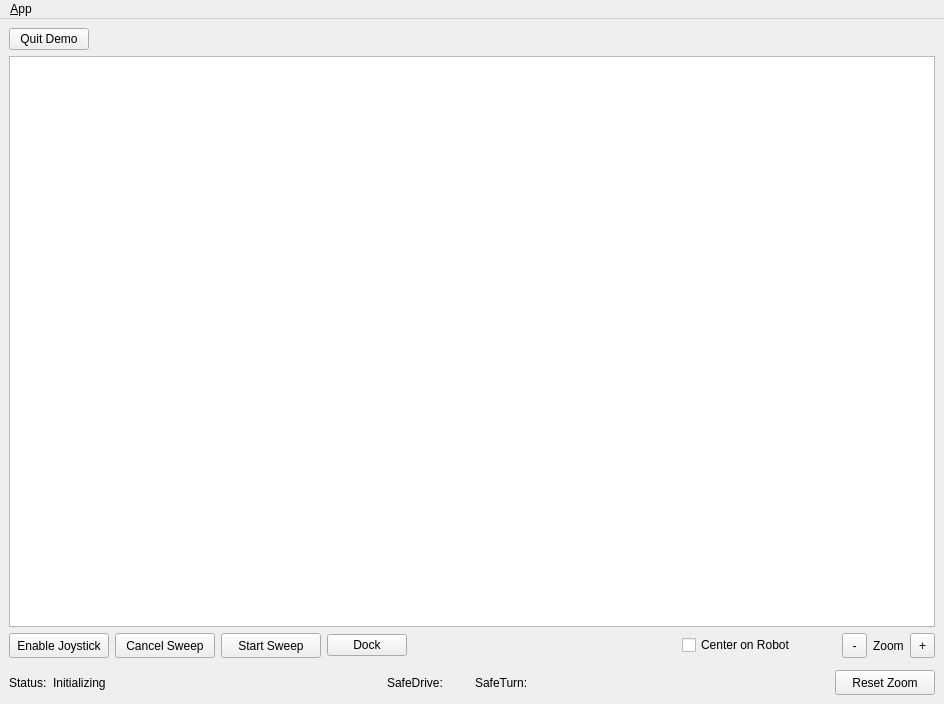
<?xml version="1.0" encoding="UTF-8"?>
<ui version="4.0">
 <class>DemoWindowDesign</class>
 <widget class="QMainWindow" name="DemoWindowDesign">
  <property name="geometry">
   <rect>
    <x>0</x>
    <y>0</y>
    <width>944</width>
    <height>704</height>
   </rect>
  </property>
  <property name="windowTitle">
   <string>Alpha Sweep</string>
  </property>
  <property name="windowIcon">
   <iconset resource="../resources/images.qrc">
    <normaloff>:/images/icon.png</normaloff>:/images/icon.png</iconset>
  </property>
  <property name="locale">
   <locale language="English" country="Australia"/>
  </property>
  <widget class="QWidget" name="centralwidget">
   <layout class="QHBoxLayout">
    <item>
     <layout class="QVBoxLayout" name="verticalLayout_3">
      <item>
       <layout class="QHBoxLayout" name="horizontalLayout_2">
        <property name="topMargin">
         <number>0</number>
        </property>
        <item>
         <widget class="QPushButton" name="quitButton">
          <property name="text">
           <string>Quit Demo</string>
          </property>
         </widget>
        </item>
        <item>
         <spacer name="horizontalSpacer_3">
          <property name="orientation">
           <enum>Qt::Horizontal</enum>
          </property>
          <property name="sizeHint" stdset="0">
           <size>
            <width>40</width>
            <height>20</height>
           </size>
          </property>
         </spacer>
        </item>
       </layout>
      </item>
      <item>
       <layout class="QHBoxLayout" name="horizontalLayout_3">
        <property name="topMargin">
         <number>0</number>
        </property>
        <item>
         <widget class="ZoomView" name="graphicsView"/>
        </item>
       </layout>
      </item>
      <item>
       <layout class="QHBoxLayout" name="horizontalLayout_6">
        <property name="topMargin">
         <number>0</number>
        </property>
        <item>
         <widget class="QPushButton" name="joyButton">
          <property name="minimumSize">
           <size>
            <width>100</width>
            <height>25</height>
           </size>
          </property>
          <property name="text">
           <string>Enable Joystick</string>
          </property>
         </widget>
        </item>
        <item>
         <widget class="QPushButton" name="cancelButton">
          <property name="minimumSize">
           <size>
            <width>100</width>
            <height>25</height>
           </size>
          </property>
          <property name="text">
           <string>Cancel Sweep</string>
          </property>
         </widget>
        </item>
        <item>
         <widget class="QPushButton" name="startButton">
          <property name="minimumSize">
           <size>
            <width>100</width>
            <height>25</height>
           </size>
          </property>
          <property name="text">
           <string>Start Sweep</string>
          </property>
         </widget>
        </item>
        <item>
         <widget class="QPushButton" name="dockButton">
          <property name="text">
           <string>Dock</string>
          </property>
         </widget>
        </item>
        <item>
         <spacer name="horizontalSpacer_2">
          <property name="orientation">
           <enum>Qt::Horizontal</enum>
          </property>
          <property name="sizeType">
           <enum>QSizePolicy::MinimumExpanding</enum>
          </property>
          <property name="sizeHint" stdset="0">
           <size>
            <width>10</width>
            <height>20</height>
           </size>
          </property>
         </spacer>
        </item>
        <item>
         <widget class="QCheckBox" name="centerBox">
          <property name="text">
           <string>Center on Robot</string>
          </property>
         </widget>
        </item>
        <item>
         <spacer name="horizontalSpacer">
          <property name="orientation">
           <enum>Qt::Horizontal</enum>
          </property>
          <property name="sizeType">
           <enum>QSizePolicy::Fixed</enum>
          </property>
          <property name="sizeHint" stdset="0">
           <size>
            <width>40</width>
            <height>20</height>
           </size>
          </property>
         </spacer>
        </item>
        <item>
         <widget class="QToolButton" name="zMinusButton">
          <property name="minimumSize">
           <size>
            <width>25</width>
            <height>25</height>
           </size>
          </property>
          <property name="text">
           <string>-</string>
          </property>
         </widget>
        </item>
        <item>
         <widget class="QLabel" name="zoomLabel">
          <property name="text">
           <string>Zoom</string>
          </property>
         </widget>
        </item>
        <item>
         <widget class="QToolButton" name="zPlusButton">
          <property name="minimumSize">
           <size>
            <width>25</width>
            <height>25</height>
           </size>
          </property>
          <property name="text">
           <string>+</string>
          </property>
         </widget>
        </item>
       </layout>
      </item>
      <item>
       <layout class="QHBoxLayout" name="horizontalLayout">
        <property name="topMargin">
         <number>6</number>
        </property>
        <item>
         <widget class="QLabel" name="label">
          <property name="text">
           <string>Status:</string>
          </property>
         </widget>
        </item>
        <item>
         <widget class="QLabel" name="statusDisplay">
          <property name="text">
           <string>Initializing</string>
          </property>
         </widget>
        </item>
        <item>
         <spacer name="horizontalSpacer_4">
          <property name="orientation">
           <enum>Qt::Horizontal</enum>
          </property>
          <property name="sizeHint" stdset="0">
           <size>
            <width>40</width>
            <height>20</height>
           </size>
          </property>
         </spacer>
        </item>
        <item>
         <widget class="QLabel" name="sdLabel_2">
          <property name="text">
           <string>SafeDrive:</string>
          </property>
         </widget>
        </item>
        <item>
         <widget class="LedWidget" name="sdWidget" native="true">
          <property name="minimumSize">
           <size>
            <width>20</width>
            <height>20</height>
           </size>
          </property>
         </widget>
        </item>
        <item>
         <widget class="QLabel" name="sdLabel">
          <property name="text">
           <string>SafeTurn:</string>
          </property>
         </widget>
        </item>
        <item>
         <widget class="LedWidget" name="stWidget" native="true">
          <property name="minimumSize">
           <size>
            <width>20</width>
            <height>20</height>
           </size>
          </property>
         </widget>
        </item>
        <item>
         <spacer name="horizontalSpacer_5">
          <property name="orientation">
           <enum>Qt::Horizontal</enum>
          </property>
          <property name="sizeHint" stdset="0">
           <size>
            <width>40</width>
            <height>20</height>
           </size>
          </property>
         </spacer>
        </item>
        <item>
         <widget class="QPushButton" name="zoomResetButton">
          <property name="minimumSize">
           <size>
            <width>100</width>
            <height>25</height>
           </size>
          </property>
          <property name="text">
           <string>Reset Zoom</string>
          </property>
          <property name="autoDefault">
           <bool>false</bool>
          </property>
          <property name="default">
           <bool>false</bool>
          </property>
          <property name="flat">
           <bool>false</bool>
          </property>
         </widget>
        </item>
       </layout>
      </item>
     </layout>
    </item>
   </layout>
  </widget>
  <widget class="QMenuBar" name="menubar">
   <property name="geometry">
    <rect>
     <x>0</x>
     <y>0</y>
     <width>944</width>
     <height>25</height>
    </rect>
   </property>
   <widget class="QMenu" name="menu_File">
    <property name="title">
     <string>&amp;App</string>
    </property>
    <addaction name="action_Preferences"/>
    <addaction name="separator"/>
    <addaction name="separator"/>
    <addaction name="action_Quit"/>
   </widget>
   <addaction name="menu_File"/>
  </widget>
  <action name="action_Quit">
   <property name="text">
    <string>&amp;Quit</string>
   </property>
   <property name="shortcut">
    <string>Ctrl+Q</string>
   </property>
   <property name="shortcutContext">
    <enum>Qt::ApplicationShortcut</enum>
   </property>
  </action>
  <action name="action_Preferences">
   <property name="text">
    <string>&amp;Preferences</string>
   </property>
  </action>
  <action name="actionAbout">
   <property name="text">
    <string>&amp;About</string>
   </property>
  </action>
  <action name="action_Save">
   <property name="text">
    <string>Save Plan</string>
   </property>
  </action>
  <action name="action_Load">
   <property name="text">
    <string>Load Plan</string>
   </property>
  </action>
  <action name="action_Editor">
   <property name="text">
    <string>Map Editor</string>
   </property>
  </action>
 </widget>
 <customwidgets>
  <customwidget>
   <class>ZoomView</class>
   <extends>QGraphicsView</extends>
   <header>sweep_gui/zoom_view.hpp</header>
  </customwidget>
  <customwidget>
   <class>LedWidget</class>
   <extends>QWidget</extends>
   <header>sweep_gui/led.hpp</header>
   <container>1</container>
  </customwidget>
 </customwidgets>
 <resources>
  <include location="../resources/images.qrc"/>
 </resources>
 <connections>
  <connection>
   <sender>action_Quit</sender>
   <signal>triggered()</signal>
   <receiver>DemoWindowDesign</receiver>
   <slot>close()</slot>
   <hints>
    <hint type="sourcelabel">
     <x>-1</x>
     <y>-1</y>
    </hint>
    <hint type="destinationlabel">
     <x>399</x>
     <y>299</y>
    </hint>
   </hints>
  </connection>
 </connections>
</ui>
